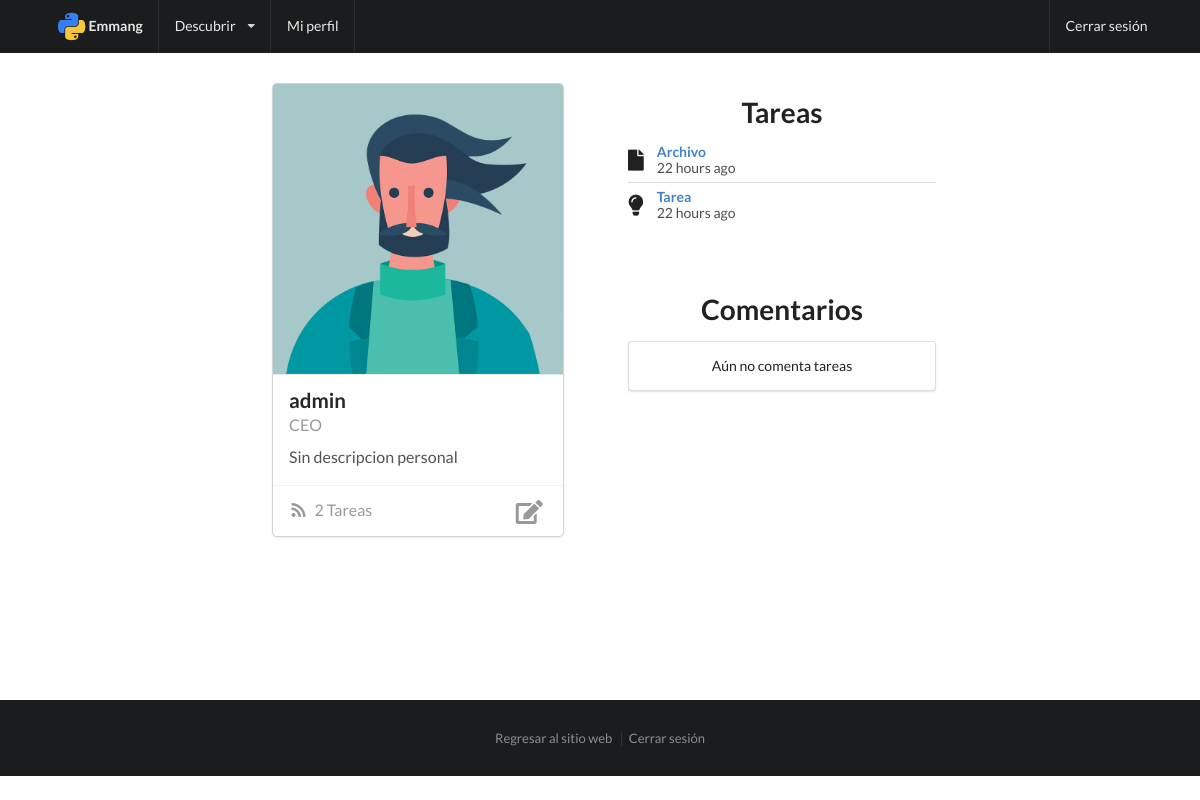
The page /portal/perfil/1/ (signed in) on the database as committed earlier.
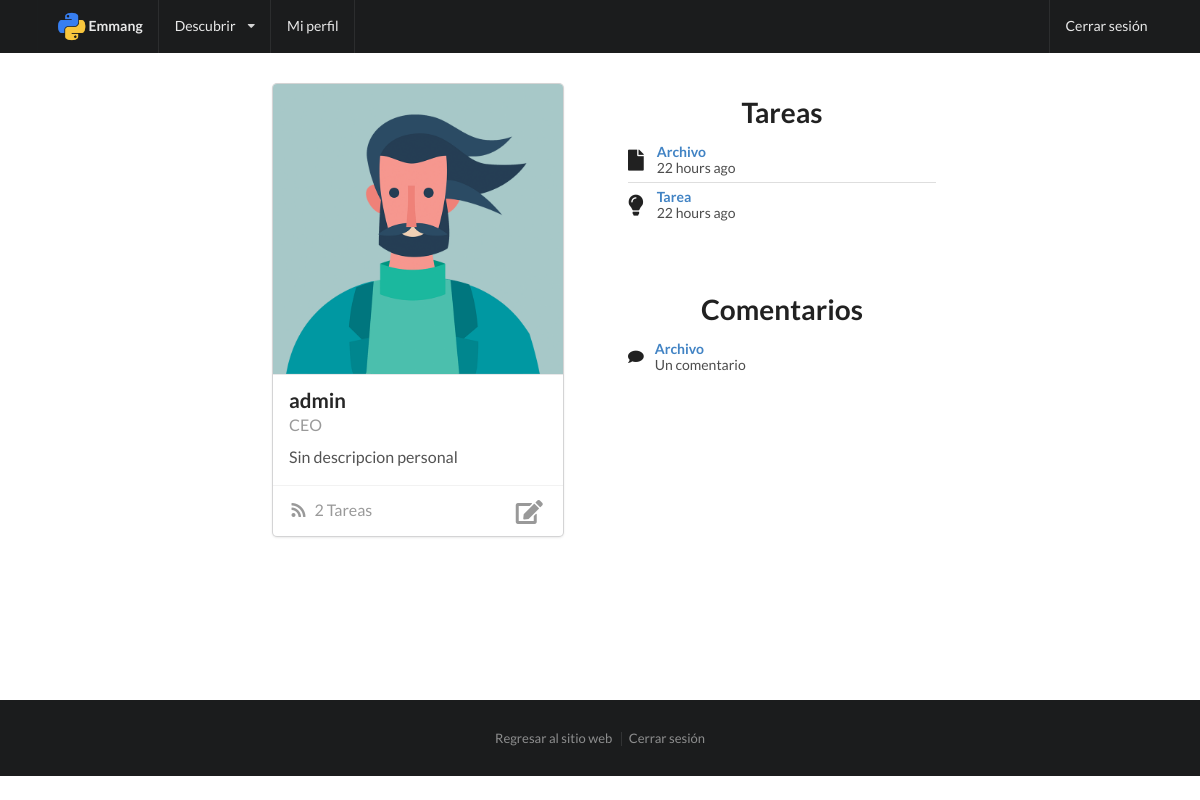
The same page on the database as committed later.
### emmang/models.py (models this page shows, shortened)
class Empleado(models.Model):
    usuario = models.OneToOneField(User, on_delete=models.CASCADE)
    puesto = models.CharField(max_length=75)
    descripcion = models.TextField(null=True, blank=True)
    imagen = models.ImageField(null=True, blank=True, upload_to='img/')
    class Meta:
        verbose_name = "Empleado"
        verbose_name_plural = "Empleados"

class Tarea(models.Model):
    creador = models.ForeignKey('emmang.Empleado', related_name='tareas')
    tema = models.CharField(max_length=100)
    texto = models.TextField()
    fecha = models.DateTimeField()
    archivo = models.FileField(upload_to='docs/', null=True, blank=True)
    class Meta:
        verbose_name = "Tarea"
        verbose_name_plural = "Tareas"

class ComentarioAbstracto(models.Model):
    texto = models.TextField()
    fecha = models.DateTimeField()
    class Meta:
        abstract=True

class Comentario(ComentarioAbstracto):
    empleado = models.ForeignKey('emmang.Empleado', related_name='comentarios')
    tarea = models.ForeignKey('emmang.Tarea', related_name='comentarios')
    class Meta:
        verbose_name = "Comentario"
        verbose_name_plural = "Comentarios"

### emmang/views.py (the view)
# urls.py: url(r'^portal/perfil/(?P<pk>[0-9]+)/$', views.perfil, name='perfil'),
@login_required
def perfil(request, pk):
    empleado = get_object_or_404(Empleado, pk=pk)
    tareas = Tarea.objects.filter(creador=empleado).order_by('-fecha')
    comentarios = Comentario.objects.filter(empleado=empleado)
    return render(request, 'emmang/perfil.html', {'empleado':empleado,'tareas':tareas,'comentarios':comentarios})

### emmang/templates/emmang/perfil.html
{% extends 'emmang/base.html' %}
{% load staticfiles %}
{% load humanize %}
{% block content %}
{% include 'emmang/navbar.html' %}
<div class="ui main text container contenido-portal">
  <div class="ui stackable two column grid">
    <div class="column">
      <div class="ui centered card">
        <div class="image">
          {% if empleado.imagen %}
          <img src="media/{{empleado.imagen.url}}">
          {% else %}
          <img src="{% static "img/matthew.png" %}">
          {% endif %}
        </div>
        <div class="content">
          <div class="header">{{empleado.usuario.username}}</div>
          <div class="meta">
            <a>{{empleado.puesto}}</a>
          </div>
          <div class="description">
            {{ empleado.descripcion|default:"Sin descripcion personal" }}
          </div>
        </div>
        <div class="extra content">
          <span class="right floated">
            <a href=""><i class="large edit icon"></i></a>
          </span>
          <span>
            <i class="feed icon"></i>
            {{tareas|length}} Tareas
          </span>
        </div>
      </div>
    </div>
    <div class="column">
      <div class="ui basic segment">
        <h1 class="ui center aligned header">Tareas</h1>
        <div class="ui relaxed divided list">
          {% for tarea in tareas %}
          <div class="item">
            {% if tarea.archivo %}
              <i class="large file middle aligned icon"></i>
            {% else %}
              <i class="large idea middle aligned icon"></i>
            {% endif %}
            <div class="content">
              <a class="header" href="">{{tarea.tema}}</a>
              <div class="description">{{tarea.fecha|naturaltime}}</div>
            </div>
          </div>
          {% empty %}
          <div class="ui center aligned segment">
            <p>Aún no crea tareas</p>
          </div>
          {% endfor %}
        </div>
        <h1 class="ui center aligned separated header">Comentarios</h1>
        <div class="ui relaxed divided list">
          {% for comentario in comentarios %}
          <div class="item">
            <i class="comment middle aligned icon"></i>
            <div class="content">
              <a class="header" href="{% url 'emmang:tarea' pk=comentario.tarea.pk %}">{{comentario.tarea.tema}}</a>
              <div class="description">{{comentario.texto}}</div>
            </div>
          </div>
          {% empty %}
          <div class="ui center aligned segment">
            <p>Aún no comenta tareas</p>
          </div>
          {% endfor %}
        </div>
      </div>
    </div>
  </div>
</div>
{% include 'emmang/footer.html' %}
{% endblock content %}

### emmang/templates/emmang/base.html (shortened to what this page needs)
{% load static %}
<!DOCTYPE html>
<html>
  <head>
    <link rel="stylesheet" href="https://cdnjs.cloudflare.com/ajax/libs/semantic-ui/2.2.2/semantic.min.css">
    <link rel="stylesheet" href="{% static "css/sass_emmang.css" %}">
  </head>
  <body>
    {% block content %}{% endblock %}
  </body>
</html>

### emmang/templates/emmang/navbar.html (shortened to what this page needs)
{% load staticfiles %}
<div class="ui fixed inverted menu">
  <div class="ui container">
    <a href="{% url 'emmang:portal' %}" class="header item">
      <img class="logo" src="{% static "img/icon-white.png" %}">
      Emmang
    </a>
    <div class="ui simple dropdown item">Descubrir<i class="dropdown icon"></i>
    </div>
    <a href="{% url 'emmang:perfil_personal' %}" class="item">Mi perfil</a>
    <a href="{% url 'logout' %}" class="right item">Cerrar sesión</a>
  </div>
</div>

### emmang/templates/emmang/footer.html
<div class="ui inverted vertical footer segment">
  <div class="ui center aligned container">
    <div class="ui horizontal inverted small divided link list">
      <a class="item" href="{% url 'emmang:home' %}">Regresar al sitio web</a>
      <a class="item" href="{% url 'logout' %}">Cerrar sesión</a>
    </div>
  </div>
</div>

### emmang/static/css/sass_emmang.css (style rules this page uses)
body { height:auto }
.contenido-portal { margin-top:6rem;min-height:70vh }
.ui.footer.segment { margin:5em 0em 0em;padding:2em 0em }
.ui.separated.header { margin-top:5rem }

Rows that differ between the two databases and show on the page:
added Comentario: tarea.tema "Archivo", texto "Un comentario"
Other text that changed with them:
text no longer shown: "Aún no comenta tareas"
